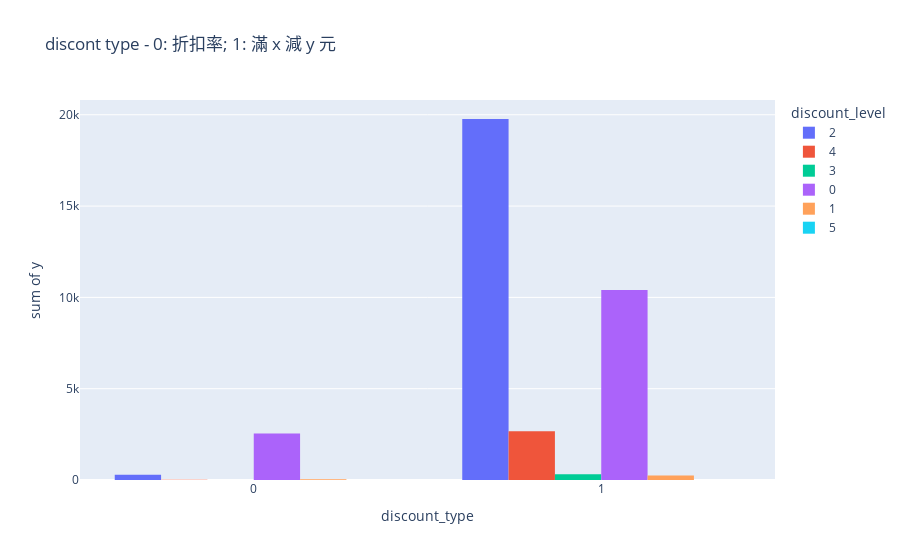

The notebook cell saved with this chart:
### Code cell
# Change the default stacking
import plotly.express as px


fig = px.histogram(X, x="discount_type", y=y,
             color='discount_level', barmode='group', title="discont type - 0: 折扣率; 1: 滿 x 減 y 元")
fig.show()

# # seaborn version
# sns.catplot(y=y, hue="discount_level", kind="count",
#             palette="pastel", edgecolor=".6",
#             data=X)

### Figure 1 — Plotly figure (JSON) as saved in the notebook; plotly's stock layout.template omitted (floating-point values rounded to 4 significant figures; data arrays with more than 128 entries replaced by an {"elided": "..."} marker saying what was removed)
{"data": [{"alignmentgroup": "True", "bingroup": "x", "histfunc": "sum", "hovertemplate": "discount_level=2<br>discount_type=%{x}<br>sum of y=%{y}<extra></extra>", "legendgroup": "2", "marker": {"color": "#636efa"}, "name": "2", "offsetgroup": "2", "orientation": "v", "showlegend": true, "type": "histogram", "x": {"elided": "22765 int values"}, "xaxis": "x", "y": {"elided": "22765 int values"}, "yaxis": "y"}, {"alignmentgroup": "True", "bingroup": "x", "histfunc": "sum", "hovertemplate": "discount_level=4<br>discount_type=%{x}<br>sum of y=%{y}<extra></extra>", "legendgroup": "4", "marker": {"color": "#EF553B"}, "name": "4", "offsetgroup": "4", "orientation": "v", "showlegend": true, "type": "histogram", "x": {"elided": "3195 int values"}, "xaxis": "x", "y": {"elided": "3195 int values"}, "yaxis": "y"}, {"alignmentgroup": "True", "bingroup": "x", "histfunc": "sum", "hovertemplate": "discount_level=3<br>discount_type=%{x}<br>sum of y=%{y}<extra></extra>", "legendgroup": "3", "marker": {"color": "#00cc96"}, "name": "3", "offsetgroup": "3", "orientation": "v", "showlegend": true, "type": "histogram", "x": {"elided": "381 int values"}, "xaxis": "x", "y": {"elided": "381 int values"}, "yaxis": "y"}, {"alignmentgroup": "True", "bingroup": "x", "histfunc": "sum", "hovertemplate": "discount_level=0<br>discount_type=%{x}<br>sum of y=%{y}<extra></extra>", "legendgroup": "0", "marker": {"color": "#ab63fa"}, "name": "0", "offsetgroup": "0", "orientation": "v", "showlegend": true, "type": "histogram", "x": {"elided": "16219 int values"}, "xaxis": "x", "y": {"elided": "16219 int values"}, "yaxis": "y"}, {"alignmentgroup": "True", "bingroup": "x", "histfunc": "sum", "hovertemplate": "discount_level=1<br>discount_type=%{x}<br>sum of y=%{y}<extra></extra>", "legendgroup": "1", "marker": {"color": "#FFA15A"}, "name": "1", "offsetgroup": "1", "orientation": "v", "showlegend": true, "type": "histogram", "x": {"elided": "368 int values"}, "xaxis": "x", "y": {"elided": "368 int values"}, "yaxis": "y"}, {"alignmentgroup": "True", "bingroup": "x", "histfunc": "sum", "hovertemplate": "discount_level=5<br>discount_type=%{x}<br>sum of y=%{y}<extra></extra>", "legendgroup": "5", "marker": {"color": "#19d3f3"}, "name": "5", "offsetgroup": "5", "orientation": "v", "showlegend": true, "type": "histogram", "x": [0, 0, 0, 0, 1, 0, 1, 0], "xaxis": "x", "y": [1, 1, 1, 1, 1, 1, 1, 1], "yaxis": "y"}], "layout": {"barmode": "group", "legend": {"title": {"text": "discount_level"}, "tracegroupgap": 0}, "title": {"text": "discont type - 0: 折扣率; 1: 滿 x 減 y 元"}, "xaxis": {"anchor": "y", "domain": [0, 1], "title": {"text": "discount_type"}}, "yaxis": {"anchor": "x", "domain": [0, 1], "title": {"text": "sum of y"}}}}
